Frame 1 (no input): blank canvas, image omitted
Frame 60 (no input): blank canvas, image omitted
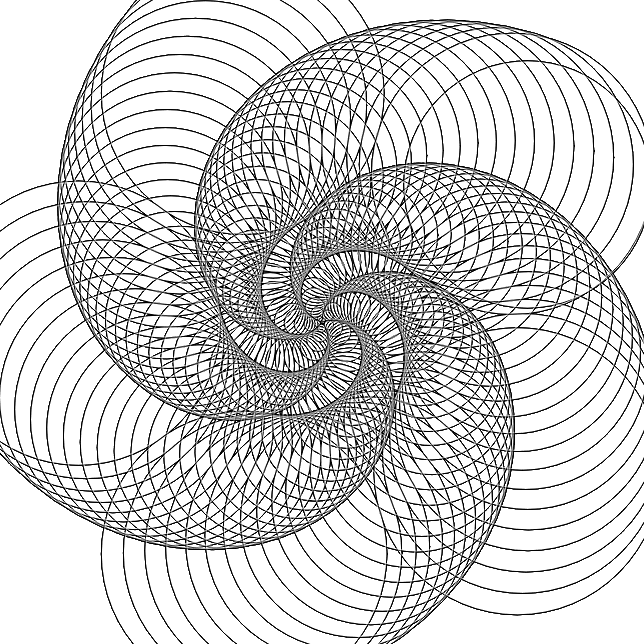
Frame 120 (the mouse pressed at the canvas centre since frame 60)

The p5.js sketch whose frames 1 and 60 were blank and that drew this single picture after the mouse press (run headless with seeded random() and noise() and a simulated clock; from frame 60 on, the mouse is pressed at the canvas centre):

// p5.js sketch
// ── sketch.js

function setup(){
  createCanvas(644, 644);
  background(255);
  noFill();
}

function draw(){
  var oldX = 322;
  var oldY = 322;

  var i = 200;
  while(i-->0){
    var x = sin(i/mouseX*400)*(i/mouseY*400)+322;
    var y = cos(i/mouseX*400)*(i/mouseY*400)+322;
    var distance = dist(x, y, oldX, oldY);

    stroke(0, 0, 0, 20);
    ellipse(x, y, distance, distance);
    stroke(255, 255, 255, 20);
    ellipse(x, y, distance-2, distance-2);
    oldX = x;
    oldY = y;
  }


}
